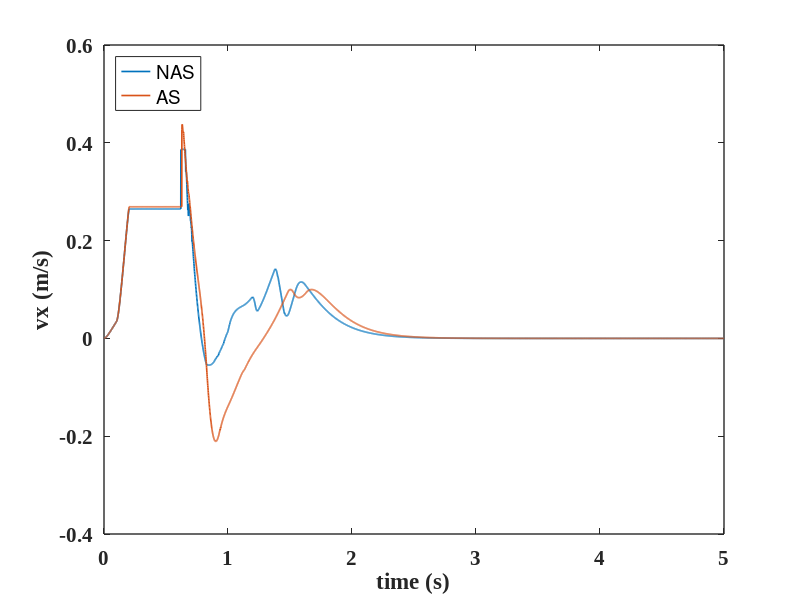
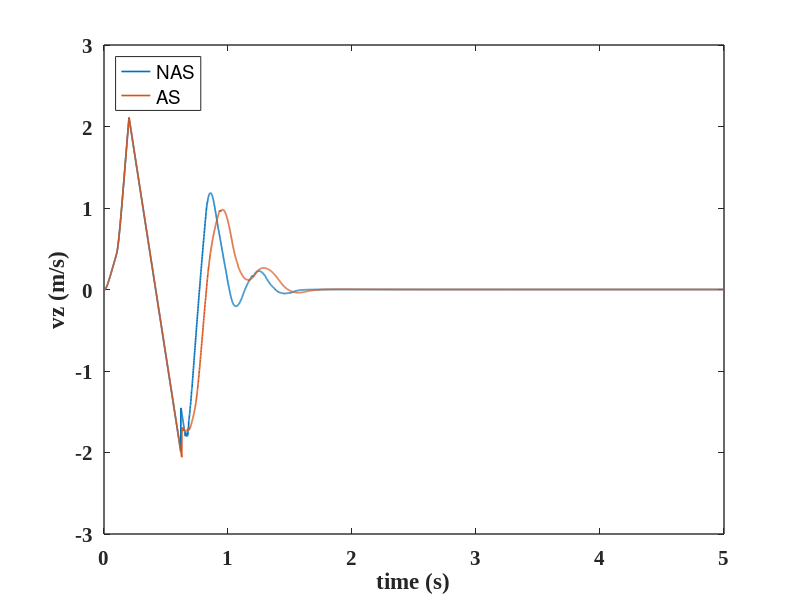
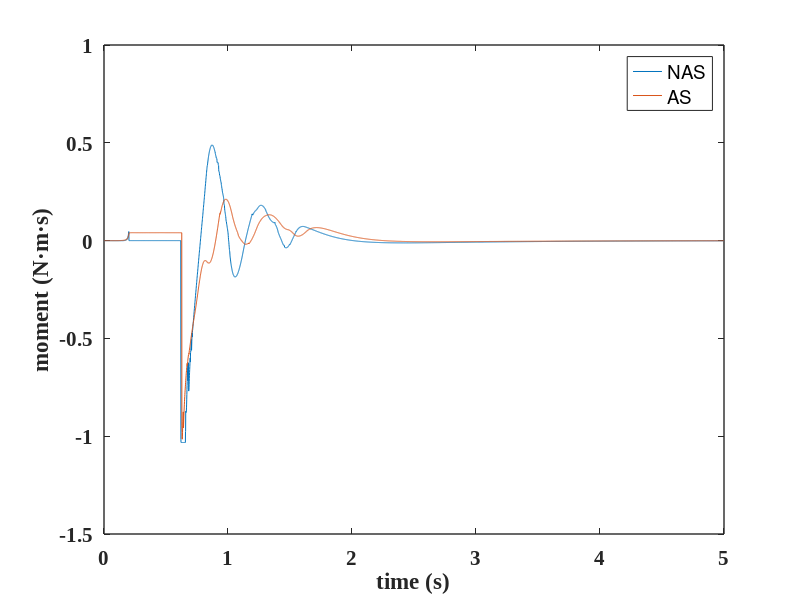

These charts were generated, in order, by the following MATLAB code: (Note: this script raises an error after producing the figures.)
clear;
close all;
%% h=[0.1,0.15,0.2] l=[0.1,0.15,0.2]
% h=0.1, l=0.1;
% h=0.1, l=0.15;
% h=0.1, l=0.2;

%% h=0.1, l=0.1;
% % E_Lower_as=124.4J;
% % E_Upper_as=7.77
% % E_Lower_nas=165.8J;
% % E_Upper_nas=0.09J;
% 
% % agility_as=0.2733 m/s
% % agility_nas=0.2719 m/s
% 
% % stability_time_as=3.661s
% % stability_time_nas=4.308s
% % sum_error_p_as=512 N m s
% % sum_error_p_nas=879 N m s
% % just keeping the stability of posture
% 
% load('h=0.1_l=0.1/energy_nas.mat');
% % load('h=0.1_l=0.1/energy_as.mat');
% E_RThigh_nas=Energy_Recording.energy_cost_joint(:,2+1)';
% E_RThigh_nas=E_RThigh_nas(:,2:end);
% E_RKnee_nas=Energy_Recording.energy_cost_joint(:,3+1)';
% E_RKnee_nas=E_RKnee_nas(:,2:end);
% E_RAnkle_nas=Energy_Recording.energy_cost_joint(:,4+1)';
% E_RAnkle_nas=E_RAnkle_nas(:,2:end);
% 
% E_LThigh_nas=Energy_Recording.energy_cost_joint(:,7+1)';
% E_LThigh_nas=E_LThigh_nas(:,2:end);
% E_LKnee_nas=Energy_Recording.energy_cost_joint(:,8+1)';
% E_LKnee_nas=E_LKnee_nas(:,2:end);
% E_LAnkle_nas=Energy_Recording.energy_cost_joint(:,9+1)';
% E_LAnkle_nas=E_LAnkle_nas(:,2:end);
% 
% E_RHipz_nas=Energy_Recording.energy_cost_joint(:,0+1)';
% E_RHipz_nas=E_RHipz_nas(:,2:end);
% E_RHipx_nas=Energy_Recording.energy_cost_joint(:,1+1)';
% E_RHipx_nas=E_RHipx_nas(:,2:end);
% 
% E_LHipz_nas=Energy_Recording.energy_cost_joint(:,5+1)';
% E_LHipz_nas=E_LHipz_nas(:,2:end);
% E_LHipx_nas=Energy_Recording.energy_cost_joint(:,6+1)';
% E_LHipx_nas=E_LHipx_nas(:,2:end);
% 
% E_Lower_nas=E_RThigh_nas(:,end)+E_LThigh_nas(:,end)+E_RKnee_nas(:,end)+...
%                 E_LKnee_nas(:,end)+E_RAnkle_nas(:,end)+E_LAnkle_nas(:,end)+...
%                 E_RHipz_nas(:,end)+E_RHipx_nas(:,end)+...
%                 E_LHipz_nas(:,end)+E_LHipx_nas(:,end);
%             
% E_Upper_nas=Energy_Recording.energy_cost_joint(:,10+1:end);
% E_Upper_nas=sum(E_Upper_nas(end,:));
% 
% load('h=0.1_l=0.1/v_nas.mat');
% vx_NAS=Velocity_Recording.actual_com_velocity(:,1)';
% vx_NAS=vx_NAS(:,2:end);
% vz_NAS=Velocity_Recording.actual_com_velocity(:,3)';
% vz_NAS=vz_NAS(:,2:end);
% Mp_NAS=Velocity_Recording.pitch_moment;
% Mp_NAS=Mp_NAS(:,2:end);
% 
% load('h=0.1_l=0.1/v_as.mat');
% vx_AS=Velocity_Recording.actual_com_velocity(:,1)';
% vx_AS=vx_AS(:,2:end);
% vz_AS=Velocity_Recording.actual_com_velocity(:,3)';
% vz_AS=vz_AS(:,2:end);
% Mp_AS=Velocity_Recording.pitch_moment;
% Mp_AS=Mp_AS(:,2:end);
% 
% time=Velocity_Recording.lcm_timestamp/5;
% a=1;
% num=5000;
% time=time(:,a:num);
% 
% 
% f1=figure;
% plot(time,vx_NAS(:,a:num),'LineWidth',1.2);
% hold on;
% plot(time,vx_AS(:,a:num),'LineWidth',1.2);
% xlabel('time (s)');ylabel('vx (m/s)');
% legend('NAS','AS','Location', 'northwest');
% set(gca, 'linewidth',1, 'fontsize',15,'Fontname', 'Times New Roman','FontWeight','bold');
% 
% 
% f2=figure;
% plot(time,vz_NAS(:,a:num),'LineWidth',1.2);
% hold on;
% plot(time,vz_AS(:,a:num),'LineWidth',1.2);
% xlabel('time (s)');ylabel('vz (m/s)');
% legend('NAS','AS','Location', 'northwest');
% set(gca, 'linewidth',1, 'fontsize',15,'Fontname', 'Times New Roman','FontWeight','bold');
% 
% 
% f3=figure;
% plot(time,Mp_NAS(:,a:num));
% xlabel('time (s)');ylabel('moment (N·m·s)');
% hold on;
% plot(time,Mp_AS(:,a:num));
% hold on;
% legend('NAS','AS');
% set(gca, 'linewidth',1,'FontSize',15,'Fontname', 'Times New Roman','FontWeight','bold');
% agility_as=cal_agility(vx_AS(:,200),vz_AS(:,200));
% agility_nas=cal_agility(vx_NAS(:,200),vz_NAS(:,200));
% 
% 
% time=Velocity_Recording.lcm_timestamp/5;
% a=500;
% num=5000;
% time=time(:,a:num);
% sum_error_p_as=sum(abs(Mp_AS(:,a:num)));
% sum_error_p_nas=sum(abs(Mp_NAS(:,a:num)));
% 
% sum_error_vx_as=sum(abs(vx_AS(:,a:num)));
% sum_error_vx_nas=sum(abs(vx_NAS(:,a:num)));
% 
% sum_error_vz_as=sum(abs(vz_AS(:,a:num)));
% sum_error_vz_nas=sum(abs(vz_NAS(:,a:num)));
% 
% a=0;


%% h=0.1, l=0.15;
% % E_Lower_as=133.1J;
% % E_Upper_as=5.8J
% % E_Lower_nas=181J;
% % E_Upper_nas=0.32J;
% 
% % agility_as=0.3809 m/s
% % agility_nas=0.3807 m/s
% 
% % % stability_time_as=3.661s
% % % stability_time_nas=4.308s
% % sum_error_p_as=188 N m s
% % sum_error_p_nas=474 N m s
% % just keeping the stability of posture
% 
% % load('h=0.1_l=0.15/energy_nas.mat');
% load('h=0.1_l=0.15/energy_as.mat');
% E_RThigh_nas=Energy_Recording.energy_cost_joint(:,2+1)';
% E_RThigh_nas=E_RThigh_nas(:,2:end);
% E_RKnee_nas=Energy_Recording.energy_cost_joint(:,3+1)';
% E_RKnee_nas=E_RKnee_nas(:,2:end);
% E_RAnkle_nas=Energy_Recording.energy_cost_joint(:,4+1)';
% E_RAnkle_nas=E_RAnkle_nas(:,2:end);
% 
% E_LThigh_nas=Energy_Recording.energy_cost_joint(:,7+1)';
% E_LThigh_nas=E_LThigh_nas(:,2:end);
% E_LKnee_nas=Energy_Recording.energy_cost_joint(:,8+1)';
% E_LKnee_nas=E_LKnee_nas(:,2:end);
% E_LAnkle_nas=Energy_Recording.energy_cost_joint(:,9+1)';
% E_LAnkle_nas=E_LAnkle_nas(:,2:end);
% 
% E_RHipz_nas=Energy_Recording.energy_cost_joint(:,0+1)';
% E_RHipz_nas=E_RHipz_nas(:,2:end);
% E_RHipx_nas=Energy_Recording.energy_cost_joint(:,1+1)';
% E_RHipx_nas=E_RHipx_nas(:,2:end);
% 
% E_LHipz_nas=Energy_Recording.energy_cost_joint(:,5+1)';
% E_LHipz_nas=E_LHipz_nas(:,2:end);
% E_LHipx_nas=Energy_Recording.energy_cost_joint(:,6+1)';
% E_LHipx_nas=E_LHipx_nas(:,2:end);
% 
% E_Lower_nas=E_RThigh_nas(:,end)+E_LThigh_nas(:,end)+E_RKnee_nas(:,end)+...
%                 E_LKnee_nas(:,end)+E_RAnkle_nas(:,end)+E_LAnkle_nas(:,end)+...
%                 E_RHipz_nas(:,end)+E_RHipx_nas(:,end)+...
%                 E_LHipz_nas(:,end)+E_LHipx_nas(:,end);
%             
% E_Upper_nas=Energy_Recording.energy_cost_joint(:,10+1:end);
% E_Upper_nas=sum(E_Upper_nas(end,:));
% 
% load('h=0.1_l=0.15/v_nas.mat');
% vx_NAS=Velocity_Recording.actual_com_velocity(:,1)';
% vx_NAS=vx_NAS(:,2:end);
% vz_NAS=Velocity_Recording.actual_com_velocity(:,3)';
% vz_NAS=vz_NAS(:,2:end);
% Mp_NAS=Velocity_Recording.pitch_moment;
% Mp_NAS=Mp_NAS(:,2:end);
% 
% load('h=0.1_l=0.15/v_as.mat');
% vx_AS=Velocity_Recording.actual_com_velocity(:,1)';
% vx_AS=vx_AS(:,2:end);
% vz_AS=Velocity_Recording.actual_com_velocity(:,3)';
% vz_AS=vz_AS(:,2:end);
% Mp_AS=Velocity_Recording.pitch_moment;
% Mp_AS=Mp_AS(:,2:end);
% 
% time=Velocity_Recording.lcm_timestamp/5;
% a=1;
% num=5000;
% time=time(:,a:num);
% 
% 
% f1=figure;
% plot(time,vx_NAS(:,a:num),'LineWidth',1.2);
% hold on;
% plot(time,vx_AS(:,a:num),'LineWidth',1.2);
% xlabel('time (s)');ylabel('vx (m/s)');
% legend('NAS','AS','Location', 'northwest');
% set(gca, 'linewidth',1, 'fontsize',15,'Fontname', 'Times New Roman','FontWeight','bold');
% 
% 
% f2=figure;
% plot(time,vz_NAS(:,a:num),'LineWidth',1.2);
% hold on;
% plot(time,vz_AS(:,a:num),'LineWidth',1.2);
% xlabel('time (s)');ylabel('vz (m/s)');
% legend('NAS','AS','Location', 'northwest');
% set(gca, 'linewidth',1, 'fontsize',15,'Fontname', 'Times New Roman','FontWeight','bold');
% 
% 
% f3=figure;
% plot(time,Mp_NAS(:,a:num));
% xlabel('time (s)');ylabel('moment (N·m·s)');
% hold on;
% plot(time,Mp_AS(:,a:num));
% hold on;
% legend('NAS','AS');
% set(gca, 'linewidth',1,'FontSize',15,'Fontname', 'Times New Roman','FontWeight','bold');
% agility_as=cal_agility(vx_AS(:,200),vz_AS(:,200));
% agility_nas=cal_agility(vx_NAS(:,200),vz_NAS(:,200));
% 
% 
% time=Velocity_Recording.lcm_timestamp/5;
% a=500;
% num=5000;
% time=time(:,a:num);
% sum_error_p_as=sum(abs(Mp_AS(:,a:num)));
% sum_error_p_nas=sum(abs(Mp_NAS(:,a:num)));
% 
% sum_error_vx_as=sum(abs(vx_AS(:,a:num)));
% sum_error_vx_nas=sum(abs(vx_NAS(:,a:num)));
% 
% sum_error_vz_as=sum(abs(vz_AS(:,a:num)));
% sum_error_vz_nas=sum(abs(vz_NAS(:,a:num)));
% 
% a=0;


%% h=0.15, l=0.1;
% E_Lower_as=151J;
% E_Upper_as=13.82
% E_Lower_nas=198.83J;
% E_Upper_nas=0.13J;
% agility_as=0.33m/s
% agility_nas=0.31m/s
% stability_time_as=2.921s
% stability_time_nas=4.533s
% sum_error_p_as=283.05m/s
% sum_error_p_nas=805.41m/s
% sum_error_vx_as=118.40m/s
% sum_error_vx_nas=138.71m/s
% sum_error_vz_as=383.16m/s
% sum_error_vz_nas=392.38m/s

% load('h_0.15_l_0.1_energy_nas.mat');
% load('h_0.15_l_0.1_energy_as.mat');
% E_RThigh_nas=Energy_Recording.energy_cost_joint(:,2+1)';
% E_RThigh_nas=E_RThigh_nas(:,2:end);
% E_RKnee_nas=Energy_Recording.energy_cost_joint(:,3+1)';
% E_RKnee_nas=E_RKnee_nas(:,2:end);
% E_RAnkle_nas=Energy_Recording.energy_cost_joint(:,4+1)';
% E_RAnkle_nas=E_RAnkle_nas(:,2:end);
% 
% E_LThigh_nas=Energy_Recording.energy_cost_joint(:,7+1)';
% E_LThigh_nas=E_LThigh_nas(:,2:end);
% E_LKnee_nas=Energy_Recording.energy_cost_joint(:,8+1)';
% E_LKnee_nas=E_LKnee_nas(:,2:end);
% E_LAnkle_nas=Energy_Recording.energy_cost_joint(:,9+1)';
% E_LAnkle_nas=E_LAnkle_nas(:,2:end);
% 
% E_RHipz_nas=Energy_Recording.energy_cost_joint(:,0+1)';
% E_RHipz_nas=E_RHipz_nas(:,2:end);
% E_RHipx_nas=Energy_Recording.energy_cost_joint(:,1+1)';
% E_RHipx_nas=E_RHipx_nas(:,2:end);
% 
% E_LHipz_nas=Energy_Recording.energy_cost_joint(:,5+1)';
% E_LHipz_nas=E_LHipz_nas(:,2:end);
% E_LHipx_nas=Energy_Recording.energy_cost_joint(:,6+1)';
% E_LHipx_nas=E_LHipx_nas(:,2:end);
% 
% E_Lower_nas=E_RThigh_nas(:,end)+E_LThigh_nas(:,end)+E_RKnee_nas(:,end)+...
%                 E_LKnee_nas(:,end)+E_RAnkle_nas(:,end)+E_LAnkle_nas(:,end)+...
%                 E_RHipz_nas(:,end)+E_RHipx_nas(:,end)+...
%                 E_LHipz_nas(:,end)+E_LHipx_nas(:,end);
%             
% E_Upper_nas=Energy_Recording.energy_cost_joint(:,10+1:end);
% E_Upper_nas=sum(E_Upper_nas(end,:));
% load('h_0.15_l_0.1_v_nas.mat');
% vx_NAS=Velocity_Recording.actual_com_velocity(:,1)';
% vx_NAS=vx_NAS(:,2:end);
% vz_NAS=Velocity_Recording.actual_com_velocity(:,3)';
% vz_NAS=vz_NAS(:,2:end);
% Mp_NAS=Velocity_Recording.pitch_moment;
% Mp_NAS=Mp_NAS(:,2:end);
% 
% load('h_0.15_l_0.1_v_as.mat');
% vx_AS=Velocity_Recording.actual_com_velocity(:,1)';
% vx_AS=vx_AS(:,2:end);
% vz_AS=Velocity_Recording.actual_com_velocity(:,3)';
% vz_AS=vz_AS(:,2:end);
% Mp_AS=Velocity_Recording.pitch_moment;
% Mp_AS=Mp_AS(:,2:end);
% 
% time=Velocity_Recording.lcm_timestamp/5;
% a=1;
% num=5000;
% time=time(:,a:num);
% 
% 
% f1=figure;
% plot(time,vx_NAS(:,a:num),'LineWidth',1.2);
% hold on;
% plot(time,vx_AS(:,a:num),'LineWidth',1.2);
% xlabel('time (s)');ylabel('vx (m/s)');
% legend('NAS','AS','Location', 'northwest');
% set(gca, 'linewidth',1, 'fontsize',15,'Fontname', 'Times New Roman','FontWeight','bold');
% 
% 
% f2=figure;
% plot(time,vz_NAS(:,a:num),'LineWidth',1.2);
% hold on;
% plot(time,vz_AS(:,a:num),'LineWidth',1.2);
% xlabel('time (s)');ylabel('vz (m/s)');
% legend('NAS','AS','Location', 'northwest');
% set(gca, 'linewidth',1, 'fontsize',15,'Fontname', 'Times New Roman','FontWeight','bold');
% 
% 
% f3=figure;
% plot(time,Mp_NAS(:,a:num));
% xlabel('time (s)');ylabel('moment (N·m·s)');
% hold on;
% plot(time,Mp_AS(:,a:num));
% hold on;
% legend('NAS','AS');
% set(gca, 'linewidth',1,'FontSize',15,'Fontname', 'Times New Roman','FontWeight','bold');
% 
% time=Velocity_Recording.lcm_timestamp/5;
% a=550;
% num=5000;
% time=time(:,a:num);
% sum_error_p_as=sum(abs(Mp_AS(:,a:num)));
% sum_error_p_nas=sum(abs(Mp_NAS(:,a:num)));
% 
% sum_error_vx_as=sum(abs(vx_AS(:,a:num)));
% sum_error_vx_nas=sum(abs(vx_NAS(:,a:num)));
% 
% sum_error_vz_as=sum(abs(vz_AS(:,a:num)));
% sum_error_vz_nas=sum(abs(vz_NAS(:,a:num)));



%% h=0.15, l=0.15;
% E_Lower_as=175.3J;
% E_Upper_as=23.1
% E_Lower_nas=272.7J;
% E_Upper_nas=0.49J;

% agility_as=0.36m/s
% agility_nas=0.32m/s

% stability_time_as=2.921s
% stability_time_nas=4.533s
% sum_error_p_as=283.05m/s
% sum_error_p_nas=805.41m/s
% sum_error_vx_as=118.40m/s
% sum_error_vx_nas=138.71m/s
% sum_error_vz_as=383.16m/s
% sum_error_vz_nas=392.38m/s

% load('h_0.15_l_0.1_energy_nas.mat');
% load('h=0.15_l=0.15/energy_as.mat');
% E_RThigh_nas=Energy_Recording.energy_cost_joint(:,2+1)';
% E_RThigh_nas=E_RThigh_nas(:,2:end);
% E_RKnee_nas=Energy_Recording.energy_cost_joint(:,3+1)';
% E_RKnee_nas=E_RKnee_nas(:,2:end);
% E_RAnkle_nas=Energy_Recording.energy_cost_joint(:,4+1)';
% E_RAnkle_nas=E_RAnkle_nas(:,2:end);
% 
% E_LThigh_nas=Energy_Recording.energy_cost_joint(:,7+1)';
% E_LThigh_nas=E_LThigh_nas(:,2:end);
% E_LKnee_nas=Energy_Recording.energy_cost_joint(:,8+1)';
% E_LKnee_nas=E_LKnee_nas(:,2:end);
% E_LAnkle_nas=Energy_Recording.energy_cost_joint(:,9+1)';
% E_LAnkle_nas=E_LAnkle_nas(:,2:end);
% 
% E_RHipz_nas=Energy_Recording.energy_cost_joint(:,0+1)';
% E_RHipz_nas=E_RHipz_nas(:,2:end);
% E_RHipx_nas=Energy_Recording.energy_cost_joint(:,1+1)';
% E_RHipx_nas=E_RHipx_nas(:,2:end);
% 
% E_LHipz_nas=Energy_Recording.energy_cost_joint(:,5+1)';
% E_LHipz_nas=E_LHipz_nas(:,2:end);
% E_LHipx_nas=Energy_Recording.energy_cost_joint(:,6+1)';
% E_LHipx_nas=E_LHipx_nas(:,2:end);
% 
% E_Lower_nas=E_RThigh_nas(:,end)+E_LThigh_nas(:,end)+E_RKnee_nas(:,end)+...
%                 E_LKnee_nas(:,end)+E_RAnkle_nas(:,end)+E_LAnkle_nas(:,end)+...
%                 E_RHipz_nas(:,end)+E_RHipx_nas(:,end)+...
%                 E_LHipz_nas(:,end)+E_LHipx_nas(:,end);
%             
% E_Upper_nas=Energy_Recording.energy_cost_joint(:,10+1:end);
% E_Upper_nas=sum(E_Upper_nas(end,:));
% 
% load('h=0.15_l=0.15/v_nas.mat');
% vx_NAS=Velocity_Recording.actual_com_velocity(:,1)';
% vx_NAS=vx_NAS(:,2:end);
% vz_NAS=Velocity_Recording.actual_com_velocity(:,3)';
% vz_NAS=vz_NAS(:,2:end);
% Mp_NAS=Velocity_Recording.pitch_moment;
% Mp_NAS=Mp_NAS(:,2:end);
% 
% load('h=0.15_l=0.15/v_as.mat');
% vx_AS=Velocity_Recording.actual_com_velocity(:,1)';
% vx_AS=vx_AS(:,2:end);
% vz_AS=Velocity_Recording.actual_com_velocity(:,3)';
% vz_AS=vz_AS(:,2:end);
% Mp_AS=Velocity_Recording.pitch_moment;
% Mp_AS=Mp_AS(:,2:end);
% 
% time=Velocity_Recording.lcm_timestamp/5;
% a=1;
% num=5000;
% time=time(:,a:num);
% 
% 
% f1=figure;
% plot(time,vx_NAS(:,a:num),'LineWidth',1.2);
% hold on;
% plot(time,vx_AS(:,a:num),'LineWidth',1.2);
% xlabel('time (s)');ylabel('vx (m/s)');
% legend('NAS','AS','Location', 'northwest');
% set(gca, 'linewidth',1, 'fontsize',15,'Fontname', 'Times New Roman','FontWeight','bold');
% 
% 
% f2=figure;
% plot(time,vz_NAS(:,a:num),'LineWidth',1.2);
% hold on;
% plot(time,vz_AS(:,a:num),'LineWidth',1.2);
% xlabel('time (s)');ylabel('vz (m/s)');
% legend('NAS','AS','Location', 'northwest');
% set(gca, 'linewidth',1, 'fontsize',15,'Fontname', 'Times New Roman','FontWeight','bold');
% 
% 
% f3=figure;
% plot(time,Mp_NAS(:,a:num));
% xlabel('time (s)');ylabel('moment (N·m·s)');
% hold on;
% plot(time,Mp_AS(:,a:num));
% hold on;
% legend('NAS','AS');
% set(gca, 'linewidth',1,'FontSize',15,'Fontname', 'Times New Roman','FontWeight','bold');
% agility_as=cal_agility(vx_AS(:,200),vz_AS(:,200));
% agility_nas=cal_agility(vx_NAS(:,200),vz_NAS(:,200));
% 
% 
% time=Velocity_Recording.lcm_timestamp/5;
% a=550;
% num=5000;
% time=time(:,a:num);
% sum_error_p_as=sum(abs(Mp_AS(:,a:num)));
% sum_error_p_nas=sum(abs(Mp_NAS(:,a:num)));
% 
% sum_error_vx_as=sum(abs(vx_AS(:,a:num)));
% sum_error_vx_nas=sum(abs(vx_NAS(:,a:num)));
% 
% sum_error_vz_as=sum(abs(vz_AS(:,a:num)));
% sum_error_vz_nas=sum(abs(vz_NAS(:,a:num)));



%% h=0.15, l=0.2;
% E_Lower_as=171.16J;
% E_Upper_as=23.1
% E_Lower_nas=272.8J;
% E_Upper_nas=1.46J;

% agility_as=0.447 m/s
% agility_nas=0.43 m/s

% stability_time_as=2.921s
% stability_time_nas=4.533s
% sum_error_p_as=217.7m/s
% sum_error_p_nas=277.2m/s
% just keeping the stability of posture

% load('h=0.15_l=0.2/energy_nas.mat');
% load('h=0.15_l=0.2/energy_as.mat');
% E_RThigh_nas=Energy_Recording.energy_cost_joint(:,2+1)';
% E_RThigh_nas=E_RThigh_nas(:,2:end);
% E_RKnee_nas=Energy_Recording.energy_cost_joint(:,3+1)';
% E_RKnee_nas=E_RKnee_nas(:,2:end);
% E_RAnkle_nas=Energy_Recording.energy_cost_joint(:,4+1)';
% E_RAnkle_nas=E_RAnkle_nas(:,2:end);
% 
% E_LThigh_nas=Energy_Recording.energy_cost_joint(:,7+1)';
% E_LThigh_nas=E_LThigh_nas(:,2:end);
% E_LKnee_nas=Energy_Recording.energy_cost_joint(:,8+1)';
% E_LKnee_nas=E_LKnee_nas(:,2:end);
% E_LAnkle_nas=Energy_Recording.energy_cost_joint(:,9+1)';
% E_LAnkle_nas=E_LAnkle_nas(:,2:end);
% 
% E_RHipz_nas=Energy_Recording.energy_cost_joint(:,0+1)';
% E_RHipz_nas=E_RHipz_nas(:,2:end);
% E_RHipx_nas=Energy_Recording.energy_cost_joint(:,1+1)';
% E_RHipx_nas=E_RHipx_nas(:,2:end);
% 
% E_LHipz_nas=Energy_Recording.energy_cost_joint(:,5+1)';
% E_LHipz_nas=E_LHipz_nas(:,2:end);
% E_LHipx_nas=Energy_Recording.energy_cost_joint(:,6+1)';
% E_LHipx_nas=E_LHipx_nas(:,2:end);
% 
% E_Lower_nas=E_RThigh_nas(:,end)+E_LThigh_nas(:,end)+E_RKnee_nas(:,end)+...
%                 E_LKnee_nas(:,end)+E_RAnkle_nas(:,end)+E_LAnkle_nas(:,end)+...
%                 E_RHipz_nas(:,end)+E_RHipx_nas(:,end)+...
%                 E_LHipz_nas(:,end)+E_LHipx_nas(:,end);
%             
% E_Upper_nas=Energy_Recording.energy_cost_joint(:,10+1:end);
% E_Upper_nas=sum(E_Upper_nas(end,:));
% 
% load('h=0.15_l=0.2/v_nas.mat');
% vx_NAS=Velocity_Recording.actual_com_velocity(:,1)';
% vx_NAS=vx_NAS(:,2:end);
% vz_NAS=Velocity_Recording.actual_com_velocity(:,3)';
% vz_NAS=vz_NAS(:,2:end);
% Mp_NAS=Velocity_Recording.pitch_moment;
% Mp_NAS=Mp_NAS(:,2:end);
% 
% load('h=0.15_l=0.2/v_as.mat');
% vx_AS=Velocity_Recording.actual_com_velocity(:,1)';
% vx_AS=vx_AS(:,2:end);
% vz_AS=Velocity_Recording.actual_com_velocity(:,3)';
% vz_AS=vz_AS(:,2:end);
% Mp_AS=Velocity_Recording.pitch_moment;
% Mp_AS=Mp_AS(:,2:end);
% 
% time=Velocity_Recording.lcm_timestamp/5;
% a=1;
% num=5000;
% time=time(:,a:num);
% 
% 
% f1=figure;
% plot(time,vx_NAS(:,a:num),'LineWidth',1.2);
% hold on;
% plot(time,vx_AS(:,a:num),'LineWidth',1.2);
% xlabel('time (s)');ylabel('vx (m/s)');
% legend('NAS','AS','Location', 'northwest');
% set(gca, 'linewidth',1, 'fontsize',15,'Fontname', 'Times New Roman','FontWeight','bold');
% 
% 
% f2=figure;
% plot(time,vz_NAS(:,a:num),'LineWidth',1.2);
% hold on;
% plot(time,vz_AS(:,a:num),'LineWidth',1.2);
% xlabel('time (s)');ylabel('vz (m/s)');
% legend('NAS','AS','Location', 'northwest');
% set(gca, 'linewidth',1, 'fontsize',15,'Fontname', 'Times New Roman','FontWeight','bold');
% 
% 
% f3=figure;
% plot(time,Mp_NAS(:,a:num));
% xlabel('time (s)');ylabel('moment (N·m·s)');
% hold on;
% plot(time,Mp_AS(:,a:num));
% hold on;
% legend('NAS','AS');
% set(gca, 'linewidth',1,'FontSize',15,'Fontname', 'Times New Roman','FontWeight','bold');
% agility_as=cal_agility(vx_AS(:,200),vz_AS(:,200));
% agility_nas=cal_agility(vx_NAS(:,200),vz_NAS(:,200));
% 
% 
% time=Velocity_Recording.lcm_timestamp/5;
% a=550;
% num=5000;
% time=time(:,a:num);
% sum_error_p_as=sum(abs(Mp_AS(:,a:num)));
% sum_error_p_nas=sum(abs(Mp_NAS(:,a:num)));
% 
% sum_error_vx_as=sum(abs(vx_AS(:,a:num)));
% sum_error_vx_nas=sum(abs(vx_NAS(:,a:num)));
% 
% sum_error_vz_as=sum(abs(vz_AS(:,a:num)));
% sum_error_vz_nas=sum(abs(vz_NAS(:,a:num)));
% 
% a=0;agility_nas=cal_agility(vx_NAS(:,200),vz_NAS(:,200));
% 
% 
% time=Velocity_Recording.lcm_timestamp/5;
% a=550;
% num=5000;
% time=time(:,a:num);
% sum_error_p_as=sum(abs(Mp_AS(:,a:num)));
% sum_error_p_nas=sum(abs(Mp_NAS(:,a:num)));
% 
% sum_error_vx_as=sum(abs(vx_AS(:,a:num)));
% sum_error_vx_nas=sum(abs(vx_NAS(:,a:num)));
% 
% sum_error_vz_as=sum(abs(vz_AS(:,a:num)));
% sum_error_vz_nas=sum(abs(vz_NAS(:,a:num)));
% 
% a=0;





%% h=0.2, l=0.1;
% E_Lower_as=186.3J;
% E_Upper_as=12.7J
% E_Lower_nas=188;
% E_Upper_nas=0.23J;

% agility_as=0.3966 m/s
% agility_nas=0.395 m/s

% % stability_time_as=3.661s
% % stability_time_nas=4.308s
% sum_error_p_as=182 N m s
% sum_error_p_nas=242 N m s
% just keeping the stability of posture

load('h=0.2_l=0.1/energy_nas.mat');
% load('h=0.2_l=0.1/energy_as.mat');
E_RThigh_nas=Energy_Recording.energy_cost_joint(:,2+1)';
E_RThigh_nas=E_RThigh_nas(:,2:end);
E_RKnee_nas=Energy_Recording.energy_cost_joint(:,3+1)';
E_RKnee_nas=E_RKnee_nas(:,2:end);
E_RAnkle_nas=Energy_Recording.energy_cost_joint(:,4+1)';
E_RAnkle_nas=E_RAnkle_nas(:,2:end);

E_LThigh_nas=Energy_Recording.energy_cost_joint(:,7+1)';
E_LThigh_nas=E_LThigh_nas(:,2:end);
E_LKnee_nas=Energy_Recording.energy_cost_joint(:,8+1)';
E_LKnee_nas=E_LKnee_nas(:,2:end);
E_LAnkle_nas=Energy_Recording.energy_cost_joint(:,9+1)';
E_LAnkle_nas=E_LAnkle_nas(:,2:end);

E_RHipz_nas=Energy_Recording.energy_cost_joint(:,0+1)';
E_RHipz_nas=E_RHipz_nas(:,2:end);
E_RHipx_nas=Energy_Recording.energy_cost_joint(:,1+1)';
E_RHipx_nas=E_RHipx_nas(:,2:end);

E_LHipz_nas=Energy_Recording.energy_cost_joint(:,5+1)';
E_LHipz_nas=E_LHipz_nas(:,2:end);
E_LHipx_nas=Energy_Recording.energy_cost_joint(:,6+1)';
E_LHipx_nas=E_LHipx_nas(:,2:end);

E_Lower_nas=E_RThigh_nas(:,end)+E_LThigh_nas(:,end)+E_RKnee_nas(:,end)+...
                E_LKnee_nas(:,end)+E_RAnkle_nas(:,end)+E_LAnkle_nas(:,end)+...
                E_RHipz_nas(:,end)+E_RHipx_nas(:,end)+...
                E_LHipz_nas(:,end)+E_LHipx_nas(:,end);
            
E_Upper_nas=Energy_Recording.energy_cost_joint(:,10+1:end);
E_Upper_nas=sum(E_Upper_nas(end,:));

load('h=0.2_l=0.1/v_nas.mat');
vx_NAS=Velocity_Recording.actual_com_velocity(:,1)';
vx_NAS=vx_NAS(:,2:end);
vz_NAS=Velocity_Recording.actual_com_velocity(:,3)';
vz_NAS=vz_NAS(:,2:end);
Mp_NAS=Velocity_Recording.pitch_moment;
Mp_NAS=Mp_NAS(:,2:end);

load('h=0.2_l=0.1/v_as.mat');
vx_AS=Velocity_Recording.actual_com_velocity(:,1)';
vx_AS=vx_AS(:,2:end);
vz_AS=Velocity_Recording.actual_com_velocity(:,3)';
vz_AS=vz_AS(:,2:end);
Mp_AS=Velocity_Recording.pitch_moment;
Mp_AS=Mp_AS(:,2:end);

time=Velocity_Recording.lcm_timestamp/5;
a=1;
num=5000;
time=time(:,a:num);


f1=figure;
plot(time,vx_NAS(:,a:num),'LineWidth',1.2);
hold on;
plot(time,vx_AS(:,a:num),'LineWidth',1.2);
xlabel('time (s)');ylabel('vx (m/s)');
legend('NAS','AS','Location', 'northwest');
set(gca, 'linewidth',1, 'fontsize',15,'Fontname', 'Times New Roman','FontWeight','bold');


f2=figure;
plot(time,vz_NAS(:,a:num),'LineWidth',1.2);
hold on;
plot(time,vz_AS(:,a:num),'LineWidth',1.2);
xlabel('time (s)');ylabel('vz (m/s)');
legend('NAS','AS','Location', 'northwest');
set(gca, 'linewidth',1, 'fontsize',15,'Fontname', 'Times New Roman','FontWeight','bold');


f3=figure;
plot(time,Mp_NAS(:,a:num));
xlabel('time (s)');ylabel('moment (N·m·s)');
hold on;
plot(time,Mp_AS(:,a:num));
hold on;
legend('NAS','AS');
set(gca, 'linewidth',1,'FontSize',15,'Fontname', 'Times New Roman','FontWeight','bold');
agility_as=cal_agility(vx_AS(:,200),vz_AS(:,200));
agility_nas=cal_agility(vx_NAS(:,200),vz_NAS(:,200));


time=Velocity_Recording.lcm_timestamp/5;
a=500;
num=5000;
time=time(:,a:num);
sum_error_p_as=sum(abs(Mp_AS(:,a:num)));
sum_error_p_nas=sum(abs(Mp_NAS(:,a:num)));

sum_error_vx_as=sum(abs(vx_AS(:,a:num)));
sum_error_vx_nas=sum(abs(vx_NAS(:,a:num)));

sum_error_vz_as=sum(abs(vz_AS(:,a:num)));
sum_error_vz_nas=sum(abs(vz_NAS(:,a:num)));

a=0;



















%%
%     data_record_->joint_position_position[0]=q_[9]; /// torso_to_R_ShoulderRx
%     data_record_->joint_position_position[1]=q_[10]; /// torso_to_L_ShoulderRx
%     data_record_->joint_position_position[2]=q_[13]; /// R_ShoulderRx_to_R_UpperArm
%     data_record_->joint_position_position[3]=q_[14]; /// L_ShoulderRx_to_L_UpperArm
%     data_record_->joint_position_position[4]=q_[17]; /// R_UpperArm_to_R_ForeArm
%     data_record_->joint_position_position[5]=q_[18]; /// L_UpperArm_to_L_ForeArm
% 
%     data_record_->joint_position_position[6]=q_[7]; /// torso_to_R_HipRz
%     data_record_->joint_position_position[7]=q_[11]; /// R_HipRz_to_R_HipRx
%     data_record_->joint_position_position[8]=q_[15]; /// R_HipRx_to_R_Thigh
%     data_record_->joint_position_position[9]=q_[19]; /// R_Knee
%     data_record_->joint_position_position[10]=q_[21]; /// R_Ankle
%     data_record_->joint_position_position[11]=q_[8]; /// torso_to_L_HipRz
%     data_record_->joint_position_position[12]=q_[12]; /// L_HipRz_to_L_HipRx
%     data_record_->joint_position_position[13]=q_[16]; /// L_HipRx_to_L_Thigh
%     data_record_->joint_position_position[14]=q_[20]; /// L_Knee
%     data_record_->joint_position_position[15]=q_[22]; /// L_Ankle





E_RThigh_nas=Energy_Recording.energy_cost_joint(:,2+1)';
E_RThigh_nas=E_RThigh_nas(:,2:end);
E_RKnee_nas=Energy_Recording.energy_cost_joint(:,3+1)';
E_RKnee_nas=E_RKnee_nas(:,2:end);
E_RAnkle_nas=Energy_Recording.energy_cost_joint(:,4+1)';
E_RAnkle_nas=E_RAnkle_nas(:,2:end);

E_LThigh_nas=Energy_Recording.energy_cost_joint(:,7+1)';
E_LThigh_nas=E_LThigh_nas(:,2:end);
E_LKnee_nas=Energy_Recording.energy_cost_joint(:,8+1)';
E_LKnee_nas=E_LKnee_nas(:,2:end);
E_LAnkle_nas=Energy_Recording.energy_cost_joint(:,9+1)';
E_LAnkle_nas=E_LAnkle_nas(:,2:end);

E_RHipz_nas=Energy_Recording.energy_cost_joint(:,0+1)';
E_RHipz_nas=E_RHipz_nas(:,2:end);
E_RHipx_nas=Energy_Recording.energy_cost_joint(:,1+1)';
E_RHipx_nas=E_RHipx_nas(:,2:end);

E_LHipz_nas=Energy_Recording.energy_cost_joint(:,5+1)';
E_LHipz_nas=E_LHipz_nas(:,2:end);
E_LHipx_nas=Energy_Recording.energy_cost_joint(:,6+1)';
E_LHipx_nas=E_LHipx_nas(:,2:end);




bb=1;


% h=0.15, l=0.1;
% h=0.15, l=0.15;
% h=0.15, l=0.2;

% h=0.2, l=0.1;
% h=0.2, l=0.15;
% h=0.2, l=0.2;
%%
% % robot with arm no swing 
% load('robot_with_arm/WBC/h=0.15_l=0.1/no_swing/velocity.mat');
% %%% actual velocity
% z_velocity_act_witharm_noswing=Velocity_Recording.actual_com_velocity(:,3)';
% z_velocity_act_witharm_noswing=z_velocity_act_witharm_noswing(:,2:end);
% x_velocity_act_witharm_noswing=Velocity_Recording.actual_com_velocity(:,1)';
% x_velocity_act_witharm_noswing=x_velocity_act_witharm_noswing(:,2:end);
% %%% desire velocity
% z_velocity_des_witharm_noswing=Velocity_Recording.des_com_velocity(:,3)';
% z_velocity_des_witharm_noswing=z_velocity_des_witharm_noswing(:,2:end);
% x_velocity_des_witharm_noswing=Velocity_Recording.des_com_velocity(:,1)';
% x_velocity_des_witharm_noswing=x_velocity_des_witharm_noswing(:,2:end);
% 
% 
% load('robot_with_arm/WBC/h=0.15_l=0.1/no_swing/position.mat');
% %%% actual position
% z_position_act_witharm_noswing=Position_Recording.actual_com(:,3)';
% z_position_act_witharm_noswing=z_position_act_witharm_noswing(:,2:end);
% x_position_act_witharm_noswing=Position_Recording.actual_com(:,1)';
% x_position_act_witharm_noswing=x_position_act_witharm_noswing(:,2:end);
% %%% desire position
% z_position_des_witharm_noswing=Position_Recording.des_com(:,3)';
% z_position_des_witharm_noswing=z_position_des_witharm_noswing(:,2:end);
% x_position_des_witharm_noswing=Position_Recording.des_com(:,1)';
% x_position_des_witharm_noswing=x_position_des_witharm_noswing(:,2:end);
% 
% 
% 
% 
% 
% 
% 
% 
% 
% % robot with arm 
% load('robot_with_arm/WBC/h=0.15_l=0.1/velocity.mat');
% %%% actual velocity
% z_velocity_act_witharm=Velocity_Recording.actual_com_velocity(:,3)';
% z_velocity_act_witharm=z_velocity_act_witharm(:,2:end);
% x_velocity_act_witharm=Velocity_Recording.actual_com_velocity(:,1)';
% x_velocity_act_witharm=x_velocity_act_witharm(:,2:end);
% %%% desire velocity
% z_velocity_des_witharm=Velocity_Recording.des_com_velocity(:,3)';
% z_velocity_des_witharm=z_velocity_des_witharm(:,2:end);
% x_velocity_des_witharm=Velocity_Recording.des_com_velocity(:,1)';
% x_velocity_des_witharm=x_velocity_des_witharm(:,2:end);
% 
% load('robot_with_arm/WBC/h=0.15_l=0.1/position.mat');
% %%% actual position
% z_position_act_witharm=Position_Recording.actual_com(:,3)';
% z_position_act_witharm=z_position_act_witharm(:,2:end);
% x_position_act_witharm=Position_Recording.actual_com(:,1)';
% x_position_act_witharm=x_position_act_witharm(:,2:end);
% %%% desire position
% z_position_des_witharm=Position_Recording.des_com(:,3)';
% z_position_des_witharm=z_position_des_witharm(:,2:end);
% x_position_des_witharm=Position_Recording.des_com(:,1)';
% x_position_des_witharm=x_position_des_witharm(:,2:end);
% 
% 
% % Joint postion
% % torso_to_R_ShoulderRx
% % torso_to_L_ShoulderRx
% % R_ShoulderRx_to_R_UpperArm
% % L_ShoulderRx_to_L_UpperArm
% % R_UpperArm_to_R_ForeArm
% % L_UpperArm_to_L_ForeArm
% load('robot_with_arm/WBC/h=0.15_l=0.1/joint_position.mat');
% R_ShoulderRx=Joint_Position_Recording.joint_p(:,1)';
% R_ShoulderRx=R_ShoulderRx(:,2:end);
% L_ShoulderRx=Joint_Position_Recording.joint_p(:,2)';
% L_ShoulderRx=L_ShoulderRx(:,2:end);
% 
% R_UpperArm=Joint_Position_Recording.joint_p(:,3)';
% R_UpperArm=R_UpperArm(:,2:end);
% L_UpperArm=Joint_Position_Recording.joint_p(:,4)';
% L_UpperArm=L_UpperArm(:,2:end);
% 
% R_ForeArm=Joint_Position_Recording.joint_p(:,5)';
% R_ForeArm=R_ForeArm(:,2:end);
% L_ForeArm=Joint_Position_Recording.joint_p(:,6)';
% L_ForeArm=L_ForeArm(:,2:end);


%% velocity h=0.5 l=0.2 I=0.113552 --end_time=5 --target_realtime_rate=1
% robot with arm no swing 
load('Agility_analysis/h_0_5_l_0_2_ns_I_0.113552.mat');
%%% actual velocity
z_velocity_act_witharm_noswing=Velocity_Recording.actual_com_velocity(:,3)';
z_velocity_act_witharm_noswing=z_velocity_act_witharm_noswing(:,2:end);
x_velocity_act_witharm_noswing=Velocity_Recording.actual_com_velocity(:,1)';
x_velocity_act_witharm_noswing=x_velocity_act_witharm_noswing(:,2:end);
%%% desire velocity
z_velocity_des_witharm_noswing=Velocity_Recording.des_com_velocity(:,3)';
z_velocity_des_witharm_noswing=z_velocity_des_witharm_noswing(:,2:end);
x_velocity_des_witharm_noswing=Velocity_Recording.des_com_velocity(:,1)';
x_velocity_des_witharm_noswing=x_velocity_des_witharm_noswing(:,2:end);


% robot with arm swing
load('Agility_analysis/h_0_5_l_0_2_s_I_0.113552.mat');
%%% actual velocity
z_velocity_act_witharm=Velocity_Recording.actual_com_velocity(:,3)';
z_velocity_act_witharm=z_velocity_act_witharm(:,2:end);
x_velocity_act_witharm=Velocity_Recording.actual_com_velocity(:,1)';
x_velocity_act_witharm=x_velocity_act_witharm(:,2:end);
%%% desire velocity
z_velocity_des_witharm=Velocity_Recording.des_com_velocity(:,3)';
z_velocity_des_witharm=z_velocity_des_witharm(:,2:end);
x_velocity_des_witharm=Velocity_Recording.des_com_velocity(:,1)';
x_velocity_des_witharm=x_velocity_des_witharm(:,2:end);

%% velocity h=0.5 l=0.2 I=10 --end_time=5 --target_realtime_rate=1
% robot with arm no swing 
load('Agility_analysis/h_0_5_l_0_2_ns_I_10.mat');
%%% actual velocity
z_velocity_act_witharm_noswing=Velocity_Recording.actual_com_velocity(:,3)';
z_velocity_act_witharm_noswing=z_velocity_act_witharm_noswing(:,2:end);
x_velocity_act_witharm_noswing=Velocity_Recording.actual_com_velocity(:,1)';
x_velocity_act_witharm_noswing=x_velocity_act_witharm_noswing(:,2:end);
%%% desire velocity
z_velocity_des_witharm_noswing=Velocity_Recording.des_com_velocity(:,3)';
z_velocity_des_witharm_noswing=z_velocity_des_witharm_noswing(:,2:end);
x_velocity_des_witharm_noswing=Velocity_Recording.des_com_velocity(:,1)';
x_velocity_des_witharm_noswing=x_velocity_des_witharm_noswing(:,2:end);


% robot with arm swing
load('Agility_analysis/h_0_5_l_0_2_s_I_10.mat');
%%% actual velocity
z_velocity_act_witharm=Velocity_Recording.actual_com_velocity(:,3)';
z_velocity_act_witharm=z_velocity_act_witharm(:,2:end);
x_velocity_act_witharm=Velocity_Recording.actual_com_velocity(:,1)';
x_velocity_act_witharm=x_velocity_act_witharm(:,2:end);
%%% desire velocity
z_velocity_des_witharm=Velocity_Recording.des_com_velocity(:,3)';
z_velocity_des_witharm=z_velocity_des_witharm(:,2:end);
x_velocity_des_witharm=Velocity_Recording.des_com_velocity(:,1)';
x_velocity_des_witharm=x_velocity_des_witharm(:,2:end);



%% velocity h=0.5 l=0.2 --end_time=5 --target_realtime_rate=1
% robot with arm no swing 
load('Agility_analysis/h_0_5_l_0_2_ns.mat');
%%% actual velocity
z_velocity_act_witharm_noswing=Velocity_Recording.actual_com_velocity(:,3)';
z_velocity_act_witharm_noswing=z_velocity_act_witharm_noswing(:,2:end);
x_velocity_act_witharm_noswing=Velocity_Recording.actual_com_velocity(:,1)';
x_velocity_act_witharm_noswing=x_velocity_act_witharm_noswing(:,2:end);
%%% desire velocity
z_velocity_des_witharm_noswing=Velocity_Recording.des_com_velocity(:,3)';
z_velocity_des_witharm_noswing=z_velocity_des_witharm_noswing(:,2:end);
x_velocity_des_witharm_noswing=Velocity_Recording.des_com_velocity(:,1)';
x_velocity_des_witharm_noswing=x_velocity_des_witharm_noswing(:,2:end);


% robot with arm swing
load('Agility_analysis/h_0_5_l_0_2_s.mat');
%%% actual velocity
z_velocity_act_witharm=Velocity_Recording.actual_com_velocity(:,3)';
z_velocity_act_witharm=z_velocity_act_witharm(:,2:end);
x_velocity_act_witharm=Velocity_Recording.actual_com_velocity(:,1)';
x_velocity_act_witharm=x_velocity_act_witharm(:,2:end);
%%% desire velocity
z_velocity_des_witharm=Velocity_Recording.des_com_velocity(:,3)';
z_velocity_des_witharm=z_velocity_des_witharm(:,2:end);
x_velocity_des_witharm=Velocity_Recording.des_com_velocity(:,1)';
x_velocity_des_witharm=x_velocity_des_witharm(:,2:end);


%% velocity h=0.15 l=0.2 --end_time=5 --target_realtime_rate=1
% robot with arm no swing 
load('Agility_analysis/h_0_15_l_0_1_ns.mat');
%%% actual velocity
z_velocity_act_witharm_noswing=Velocity_Recording.actual_com_velocity(:,3)';
z_velocity_act_witharm_noswing=z_velocity_act_witharm_noswing(:,2:end);
x_velocity_act_witharm_noswing=Velocity_Recording.actual_com_velocity(:,1)';
x_velocity_act_witharm_noswing=x_velocity_act_witharm_noswing(:,2:end);
%%% desire velocity
z_velocity_des_witharm_noswing=Velocity_Recording.des_com_velocity(:,3)';
z_velocity_des_witharm_noswing=z_velocity_des_witharm_noswing(:,2:end);
x_velocity_des_witharm_noswing=Velocity_Recording.des_com_velocity(:,1)';
x_velocity_des_witharm_noswing=x_velocity_des_witharm_noswing(:,2:end);


% robot with arm swing
load('Agility_analysis/h_0_15_l_0_1_s.mat');
%%% actual velocity
z_velocity_act_witharm=Velocity_Recording.actual_com_velocity(:,3)';
z_velocity_act_witharm=z_velocity_act_witharm(:,2:end);
x_velocity_act_witharm=Velocity_Recording.actual_com_velocity(:,1)';
x_velocity_act_witharm=x_velocity_act_witharm(:,2:end);
%%% desire velocity
z_velocity_des_witharm=Velocity_Recording.des_com_velocity(:,3)';
z_velocity_des_witharm=z_velocity_des_witharm(:,2:end);
x_velocity_des_witharm=Velocity_Recording.des_com_velocity(:,1)';
x_velocity_des_witharm=x_velocity_des_witharm(:,2:end);


%% Stability velocity h=0.15 l=0.1 --end_time=5 --target_realtime_rate=1
% robot with arm no swing 
load('Stability/h_0_15_l_0_1_ns.mat');
%%% actual velocity
z_velocity_act_witharm_noswing=Velocity_Recording.actual_com_velocity(:,3)';
z_velocity_act_witharm_noswing=z_velocity_act_witharm_noswing(:,2:end);
x_velocity_act_witharm_noswing=Velocity_Recording.actual_com_velocity(:,1)';
x_velocity_act_witharm_noswing=x_velocity_act_witharm_noswing(:,2:end);
%%% desire velocity
z_velocity_des_witharm_noswing=Velocity_Recording.des_com_velocity(:,3)';
z_velocity_des_witharm_noswing=z_velocity_des_witharm_noswing(:,2:end);
x_velocity_des_witharm_noswing=Velocity_Recording.des_com_velocity(:,1)';
x_velocity_des_witharm_noswing=x_velocity_des_witharm_noswing(:,2:end);
%%% actual pitch moment
pitch_moment_witharm_noswing=Velocity_Recording.pitch_moment;
pitch_moment_witharm_noswing=pitch_moment_witharm_noswing(:,2:end);

% robot with arm swing
load('Stability/h_0_15_l_0_1_s.mat');
%%% actual velocity
z_velocity_act_witharm=Velocity_Recording.actual_com_velocity(:,3)';
z_velocity_act_witharm=z_velocity_act_witharm(:,2:end);
x_velocity_act_witharm=Velocity_Recording.actual_com_velocity(:,1)';
x_velocity_act_witharm=x_velocity_act_witharm(:,2:end);
%%% desire velocity
z_velocity_des_witharm=Velocity_Recording.des_com_velocity(:,3)';
z_velocity_des_witharm=z_velocity_des_witharm(:,2:end);
x_velocity_des_witharm=Velocity_Recording.des_com_velocity(:,1)';
x_velocity_des_witharm=x_velocity_des_witharm(:,2:end);
%%% actual pitch moment
pitch_moment_witharm=Velocity_Recording.pitch_moment;
pitch_moment_witharm=pitch_moment_witharm(:,2:end);
%% Joint postion h=0.15 l=0.1 
% torso_to_R_ShoulderRx
% torso_to_L_ShoulderRx
% R_ShoulderRx_to_R_UpperArm
% L_ShoulderRx_to_L_UpperArm
% R_UpperArm_to_R_ForeArm
% L_UpperArm_to_L_ForeArm
load('robot_with_arm/WBC/h=0.15_l=0.1/joint_position.mat');
R_ShoulderRx=Joint_Position_Recording.joint_p(:,1)';
R_ShoulderRx=R_ShoulderRx(:,2:end);
L_ShoulderRx=Joint_Position_Recording.joint_p(:,2)';
L_ShoulderRx=L_ShoulderRx(:,2:end);

R_UpperArm=Joint_Position_Recording.joint_p(:,3)';
R_UpperArm=R_UpperArm(:,2:end);
L_UpperArm=Joint_Position_Recording.joint_p(:,4)';
L_UpperArm=L_UpperArm(:,2:end);

R_ForeArm=Joint_Position_Recording.joint_p(:,5)';
R_ForeArm=R_ForeArm(:,2:end);
L_ForeArm=Joint_Position_Recording.joint_p(:,6)';
L_ForeArm=L_ForeArm(:,2:end);

%% Joint postion h=0.5 l=0.2 
% torso_to_R_ShoulderRx
% torso_to_L_ShoulderRx
% R_ShoulderRx_to_R_UpperArm
% L_ShoulderRx_to_L_UpperArm
% R_UpperArm_to_R_ForeArm
% L_UpperArm_to_L_ForeArm
load('Agility_analysis/h_0_5_l_0_2_s_I_10_joint.mat');
R_ShoulderRx=Joint_Position_Recording.joint_p(:,1)';
R_ShoulderRx=R_ShoulderRx(:,2:end);
L_ShoulderRx=Joint_Position_Recording.joint_p(:,2)';
L_ShoulderRx=L_ShoulderRx(:,2:end);

R_UpperArm=Joint_Position_Recording.joint_p(:,3)';
R_UpperArm=R_UpperArm(:,2:end);
L_UpperArm=Joint_Position_Recording.joint_p(:,4)';
L_UpperArm=L_UpperArm(:,2:end);

R_ForeArm=Joint_Position_Recording.joint_p(:,5)';
R_ForeArm=R_ForeArm(:,2:end);
L_ForeArm=Joint_Position_Recording.joint_p(:,6)';
L_ForeArm=L_ForeArm(:,2:end);

load('Agility_analysis/h_0_5_l_0_2_s_joint.mat');
R_ShoulderRx=Joint_Position_Recording.joint_p(:,1)';
R_ShoulderRx=R_ShoulderRx(:,2:end);
L_ShoulderRx=Joint_Position_Recording.joint_p(:,2)';
L_ShoulderRx=L_ShoulderRx(:,2:end);

R_UpperArm=Joint_Position_Recording.joint_p(:,3)';
R_UpperArm=R_UpperArm(:,2:end);
L_UpperArm=Joint_Position_Recording.joint_p(:,4)';
L_UpperArm=L_UpperArm(:,2:end);

R_ForeArm=Joint_Position_Recording.joint_p(:,5)';
R_ForeArm=R_ForeArm(:,2:end);
L_ForeArm=Joint_Position_Recording.joint_p(:,6)';
L_ForeArm=L_ForeArm(:,2:end);


%% Joint postion h=0.15 l=0.1 
% torso_to_R_ShoulderRx
% torso_to_L_ShoulderRx
% R_ShoulderRx_to_R_UpperArm
% L_ShoulderRx_to_L_UpperArm
% R_UpperArm_to_R_ForeArm
% L_UpperArm_to_L_ForeArm
load('Stability/h_0_15_l_0_1_s_joint.mat');
% load('Agility_analysis/h_0_15_l_0_1_s_joint.mat');

R_ShoulderRx=Joint_Position_Recording.joint_p(:,1)';
R_ShoulderRx=R_ShoulderRx(:,2:end);
L_ShoulderRx=Joint_Position_Recording.joint_p(:,2)';
L_ShoulderRx=L_ShoulderRx(:,2:end);

R_UpperArm=Joint_Position_Recording.joint_p(:,3)';
R_UpperArm=R_UpperArm(:,2:end);
L_UpperArm=Joint_Position_Recording.joint_p(:,4)';
L_UpperArm=L_UpperArm(:,2:end);

R_ForeArm=Joint_Position_Recording.joint_p(:,5)';
R_ForeArm=R_ForeArm(:,2:end);
L_ForeArm=Joint_Position_Recording.joint_p(:,6)';
L_ForeArm=L_ForeArm(:,2:end);



%% energy h=0.15 l=0.1 --end_time=0.2 --target_realtime_rate=0.2
% robot with arm swing 
load('Agility_analysis/h_0_15_l_0_1_s_energy.mat');

E_RThigh_nas=Energy_Recording.energy_cost_joint(:,2+1)';
E_RThigh_nas=E_RThigh_nas(:,2:end);
E_RKnee_nas=Energy_Recording.power_joint(:,3+1)';
E_RKnee_nas=E_RKnee_nas(:,2:end);
E_RAnkle_nas=Energy_Recording.power_joint(:,4+1)';
E_RAnkle_nas=E_RAnkle_nas(:,2:end);

E_LThigh_s=Energy_Recording.power_joint(:,7+1)';
E_LThigh_s=E_LThigh_s(:,2:end);
E_LKnee_s=Energy_Recording.power_joint(:,8+1)';
E_LKnee_s=E_LKnee_s(:,2:end);
E_LAnkle_s=Energy_Recording.power_joint(:,9+1)';
E_LAnkle_s=E_LAnkle_s(:,2:end);

E_RHipz_s=Energy_Recording.power_joint(:,0+1)';
E_RHipz_s=E_RHipz_s(:,2:end);
E_RHipx_s=Energy_Recording.power_joint(:,1+1)';
E_RHipx_s=E_RHipx_s(:,2:end);

E_LHipz_s=Energy_Recording.power_joint(:,5+1)';
E_LHipz_s=E_LHipz_s(:,2:end);
E_LHipx_s=Energy_Recording.power_joint(:,6+1)';
E_LHipx_s=E_LHipx_s(:,2:end);

E_Lower_s=E_RThigh_s+E_LThigh_s+E_RKnee_s+...
                E_LKnee_s+E_RAnkle_s+E_LAnkle_s+...
                E_RHipz_s+E_RHipx_s+...
                E_LHipz_s+E_LHipx_s;

%% energy h=0.15 l=0.1 --end_time=0.2 --target_realtime_rate=0.2
% robot with arm no swing 
load('Agility_analysis/h_0_15_l_0_1_ns_energy.mat');
P_RThigh_ns=Energy_Recording.power_joint(:,2+1)';
P_RThigh_ns=P_RThigh_ns(:,2:end);
P_RKnee_ns=Energy_Recording.power_joint(:,3+1)';
P_RKnee_ns=P_RKnee_ns(:,2:end);
P_RAnkle_ns=Energy_Recording.power_joint(:,4+1)';
P_RAnkle_ns=P_RAnkle_ns(:,2:end);

P_LThigh_ns=Energy_Recording.power_joint(:,7+1)';
P_LThigh_ns=P_LThigh_ns(:,2:end);
P_LKnee_ns=Energy_Recording.power_joint(:,8+1)';
P_LKnee_ns=P_LKnee_ns(:,2:end);
P_LAnkle_ns=Energy_Recording.power_joint(:,9+1)';
P_LAnkle_ns=P_LAnkle_ns(:,2:end);

P_RHipz_ns=Energy_Recording.power_joint(:,0+1)';
P_RHipz_ns=P_RHipz_ns(:,2:end);
P_RHipx_ns=Energy_Recording.power_joint(:,1+1)';
P_RHipx_ns=P_RHipx_ns(:,2:end);

P_LHipz_ns=Energy_Recording.power_joint(:,5+1)';
P_LHipz_ns=P_LHipz_ns(:,2:end);
P_LHipx_ns=Energy_Recording.power_joint(:,6+1)';
P_LHipx_ns=P_LHipx_ns(:,2:end);

P_Lower_ns=P_RThigh_ns+P_LThigh_ns+P_RKnee_ns+...
                P_LKnee_ns+P_RAnkle_ns+P_LAnkle_ns+...
                P_RHipz_ns+P_RHipx_ns+...
                P_LHipz_ns+P_LHipx_ns;
            
% time=Energy_Recording.lcm_timestamp/5;
% f_=figure;
% plot(time,P_Lower_ns);
% hold on;
% plot(time,P_Lower_s);
% xlabel('time (s)');ylabel('P (W)');
% legend('AS','NAS');
% set(gca, 'linewidth',1,'FontSize',15,'Fontname', 'Times New Roman','FontWeight','bold');

%% plot
time=Velocity_Recording.lcm_timestamp/5;
a=500;
num=5000;
time=time(:,a:num);





f0=figure;
plot(time,pitch_moment_witharm(:,a:num));
xlabel('time (s)');ylabel('moment (N·m·s)');
hold on;
plot(time,pitch_moment_witharm_noswing(:,a:num));
hold on;
legend('AS','NAS');
set(gca, 'linewidth',1,'FontSize',15,'Fontname', 'Times New Roman','FontWeight','bold');
sum_error_p_s=sum(abs(pitch_moment_witharm(:,a:num)));
sum_error_p_ns=sum(abs(pitch_moment_witharm_noswing(:,a:num)));

f1=figure;

plot(time,z_velocity_act_witharm(:,a:num),'LineWidth',1.2);
xlabel('time (s)');ylabel('vz (m/s)');
% xlabel('x','Fontname', 'Times New Roman','FontSize',12);
hold on;
plot(time,z_velocity_act_witharm_noswing(:,a:num),'LineWidth',1.2);
xlabel('time (s)');ylabel('vz (m/s)');
hold on;
legend('AS','NAS','Location','northwest');
set(gca, 'linewidth',1,'FontSize',15,'Fontname', 'Times New Roman','FontWeight','bold');

sum_error_z_s=sum(abs(z_velocity_act_witharm(:,a:num)));
sum_error_z_ns=sum(abs(z_velocity_act_witharm_noswing(:,a:num)));

% f2=figure;
% plot(time,z_velocity_des_witharm(:,a:num),'-');
% xlabel('time (s)');ylabel('vz (m/s)');
% hold on;
% plot(time,z_velocity_des_witharm_noswing(:,a:num),'-');
% xlabel('time (s)');ylabel('vz (m/s)');
% hold on;
% legend('des\_vz_s','des\_vz_ns', 'Location', 'northwest');
% title("des\_vz");
% set(gca, 'linewidth',1, 'fontsize',15);
% 
f3=figure;
plot(time,x_velocity_act_witharm(:,a:num),'LineWidth',1.2);
xlabel('time (s)');ylabel('vx (m/s)');
hold on;
plot(time,x_velocity_act_witharm_noswing(:,a:num),'LineWidth',1.2);
xlabel('time (s)');ylabel('vx (m/s)');
hold on;
legend('AS','NAS','Location', 'northwest');
set(gca, 'linewidth',1, 'fontsize',15,'Fontname', 'Times New Roman','FontWeight','bold');
sum_error_x=sum(abs(x_velocity_act_witharm(:,a:num)));
sum_error_x_ns=sum(abs(x_velocity_act_witharm_noswing(:,a:num)));

% 
% f4=figure;
% plot(time,x_velocity_des_witharm(:,a:num),'-');
% xlabel('time (s)');ylabel('vx (m/s)');
% hold on;
% plot(time,x_velocity_des_witharm_noswing(:,a:num),'-');
% xlabel('time (s)');ylabel('vx (m/s)');
% hold on;
% legend('des\_vx_s','des\_vx_ns', 'Location', 'northwest');
% title("des\_vx");
% set(gca, 'linewidth',1, 'fontsize',15, 'Fontname', 'Times New Roman');
% 


f5=figure;
subplot(2,1,1);
plot(time,R_UpperArm(:,a:num)*180/pi);
xlabel('time (s)');ylabel('angle (deg)');
legend('UpperArm\_joint');
set(gca, 'linewidth',1, 'fontsize',15,'FontWeight','bold');
hold on;

subplot(2,1,2);
plot(time,R_ForeArm(:,a:num)*180/pi);
% ylim([-40,0]);
xlabel('time (s)');ylabel('angle (deg)');
legend('ForeArm\_joint');
% title("arm\_joint");
set(gca, 'linewidth',1, 'fontsize',15,'FontWeight','bold');

% f6=figure;
% R_UpperArm_dot=diff(R_UpperArm)./diff(time);
% R_ForeArm_dot=diff(R_ForeArm)./diff(time);
% subplot(2,1,1);
% plot(time(:,a:num-1),R_UpperArm_dot(:,a:num-1)*180/pi);
% xlabel('time (s)');ylabel('Angular velocity (deg)');
% legend('UpperArm\_joint');
% set(gca, 'linewidth',1, 'fontsize',15);
% hold on;
% 
% subplot(2,1,2);
% plot(time(:,a:num-1),R_ForeArm_dot(:,a:num-1)*180/pi);
% xlabel('time (s)');ylabel('Angular velocity (deg)');
% legend('ForeArm\_joint');
% % title("arm\_joint");
% set(gca, 'linewidth',1, 'fontsize',15);

f__=figure;
X = categorical({'Total','Upper','Lower'});
X = reordercats(X,{'Total','Upper','Lower'});
Y = [166.5 204.4;13.5 1;153 203.4];
b = bar(X,Y,1);
xtips1 = b(1).XEndPoints;
ytips1 = b(1).YEndPoints; 
labels1 = string(b(1).YData);
text(xtips1,ytips1,labels1,'HorizontalAlignment','center',...
    'VerticalAlignment','bottom','FontSize',11)

xtips2 = b(2).XEndPoints;
ytips2 = b(2).YEndPoints; 
labels2 = string(b(2).YData);
text(xtips2,ytips2,labels2,'HorizontalAlignment','center',...
    'VerticalAlignment','bottom','FontSize',11)

legend('AS','NAS');
ylabel("Energy  (J)")
set(gca,'FontSize',15)
a=0;







%% plot
% time=Velocity_Recording.lcm_timestamp;
% a=1;
% num=4000;
% time=time(:,a:num);
% f1=figure;
% subplot(4,1,1)
% plot(time,R_ShoulderRx(:,a:num),'-.');
% hold on;
% plot(time,L_ShoulderRx(:,a:num),'--');
% legend('R ShoulderRx','L ShoulderRx');
% title("Shoulder")
% 
% subplot(4,1,2)
% plot(time,R_UpperArm(:,a:num),'-.');
% hold on;
% plot(time,L_UpperArm(:,a:num),'--');
% hold on;
% plot(time,z_velocity_act_witharm(:,a:num));
% hold on;
% plot(time,z_velocity_des_witharm(:,a:num));
% legend('R UpperArm','L UpperArm','z velocity','z des velocity');
% title("UpperArm swing")
% 
% subplot(4,1,3)
% plot(time,R_UpperArm(:,a:num),'-.');
% hold on;
% plot(time,L_UpperArm(:,a:num),'--');
% hold on;
% plot(time,z_velocity_act_witharm_noswing(:,a:num));
% hold on;
% plot(time,z_velocity_des_witharm(:,a:num));
% legend('R UpperArm','L UpperArm','z velocity','z des velocity');
% title("UpperArm no swing")
% 
% subplot(4,1,4)
% plot(time,R_ForeArm(:,a:num),'-.');
% hold on;
% plot(time,L_ForeArm(:,a:num),'--');
% legend('R ForeArm','L ForeArm');
% title("ForeArm")
